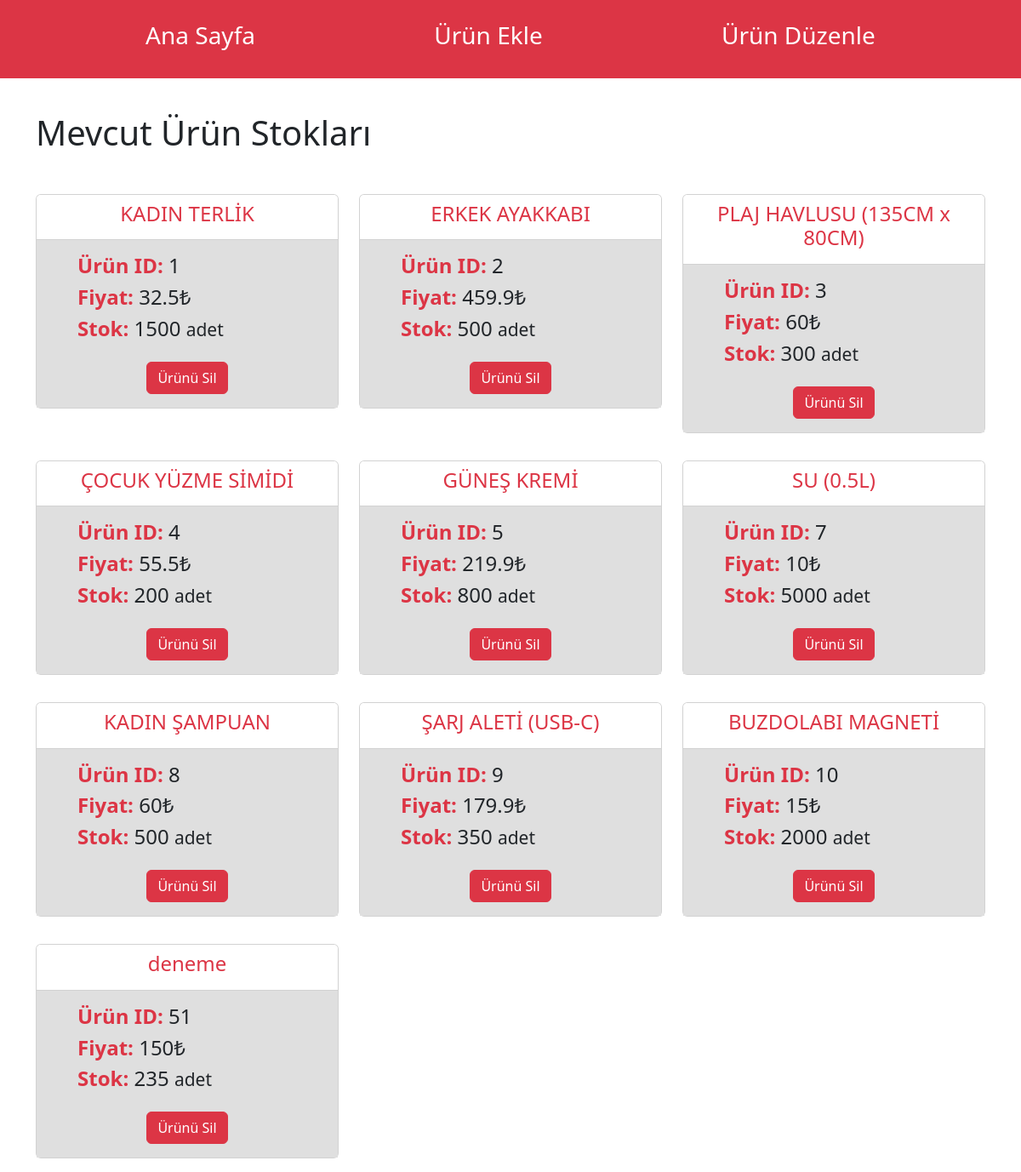
The page / on the database its author committed.
### tables this page shows
CREATE TABLE `products` (
  `id` int(11) NOT NULL,
  `product_name` varchar(150) NOT NULL,
  `product_price` float NOT NULL,
  `product_quantity` int(11) NOT NULL
);

### controllers/ProductsController.php (called while the page is built, shortened)
<?php
class ProductsController
{
    static public function listAll()
    {
        $ProductModel = new ProductModel();
        $data = $ProductModel->getAllProducts();
        return $data;
    }
}

### models/ProductsModel.php (called while the page is built, shortened)
<?php
class ProductModel
{
    public PDO $db;
    public function __construct()
    {
        try {
            $this->db = new PDO('mysql:host=' . HOST . ';dbname=' . DB_NAME, USERNAME, PASSWORD);
        } catch (PDOException $e) {
            echo $e->getMessage();
        }
    }
    public function getAllProducts()
    {
        $sql = "SELECT * FROM products";
        $query = $this->db->query($sql);
        return $query->fetchAll(PDO::FETCH_ASSOC);
    }
}

### index.php (the view, shortened to what this page needs)
<?php
require "controllers/ProductsController.php";
require "models/ProductsModel.php";
$data = ProductsController::listAll();
?>
<!DOCTYPE html>
<html lang="en">
<head>
    <link href="https://cdn.jsdelivr.net/npm/bootstrap@5.2.3/dist/css/bootstrap.min.css" rel="stylesheet"
>
    <link href="styles/main.css" rel="stylesheet">
</head>
<body>
    <?php require "partials/navbar.php" ?>
    <div class="container">
        <h1 class="py-4">Mevcut Ürün Stokları</h1>
        <div class="col-12">
            <div class="row">
                <?php foreach ($data as $product) { ?>
                    <div class="col-4 py-3">
                        <div class="card">
                            <div class="card-header bg-white">
                                <h4 class="text-center text-danger"><?= $product['product_name'] ?></h4>
                            </div>
                            <div class="card-body" id="cardBody">
                                <form onsubmit="return false">
                                    <ul>
                                        <li>
                                            <h4>
                                                <strong class="text-danger">Ürün ID:</strong>
                                                <?= $product['id'] ?>
                                            </h4>
                                        </li>
                                        <li>
                                            <h4>
                                                <strong class="text-danger">Fiyat:</strong>
                                                <?= $product['product_price'] ?>₺
                                            </h4>
                                        </li>
                                        <li>
                                            <h4>
                                                <strong class="text-danger">Stok:</strong>
                                                <?= $product['product_quantity'] ?>
                                                <small>adet</small>
                                            </h4>
                                        </li>
                                    </ul>
                                    <div class="d-flex justify-content-center mt-4">
                                        <button class="btn btn-danger" id="del-btn">
                                            <a href="index.php?del=<?= $product['id'] ?>" class="text-white">Ürünü Sil</a>
                                        </button>
                                    </div>
                                </form>
                            </div>
                        </div>
                    </div>
                <?php } ?>
            </div>
        </div>
    </div>
</body>
</html>

### partials/navbar.php
<div class="bg-danger">
    <div class="container">
        <ul class="d-flex justify-content-around p-4">
            <a href="index.php">
                <li class="navTab">
                    <h3>Ana Sayfa</h3>
                </li>
            </a>
            <a href="add_product.php">
                <li class="navTab">
                    <h3>Ürün Ekle</h3>
                </li>
            </a>
            <a href="edit_product.php">
                <li class="navTab">
                    <h3>Ürün Düzenle</h3>
                </li>
            </a>
        </ul>
    </div>
</div>

### styles/main.css (style rules this page uses)
li { list-style: none; }
.container > ul > a, #del-btn > a { text-decoration: none; }
.navTab { color: #fff; border: 1px solid transparent; }
#cardBody { background-color: #dfdfdf; transition: 0.2s; }

### rows shown on the page
products: product_name "KADIN TERLİK", id "1", product_price "32.5", product_quantity "1500"
products: product_name "ERKEK AYAKKABI", id "2", product_price "459.9", product_quantity "500"
products: product_name "PLAJ HAVLUSU (135CM x 80CM)", id "3", product_price "60", product_quantity "300"
products: product_name "ÇOCUK YÜZME SİMİDİ", id "4", product_price "55.5", product_quantity "200"
products: product_name "GÜNEŞ KREMİ", id "5", product_price "219.9", product_quantity "800"
products: product_name "SU (0.5L)", id "7", product_price "10", product_quantity "5000"
products: product_name "KADIN ŞAMPUAN", id "8", product_price "60", product_quantity "500"
products: product_name "ŞARJ ALETİ (USB-C)", id "9", product_price "179.9", product_quantity "350"
products: product_name "BUZDOLABI MAGNETİ", id "10", product_price "15", product_quantity "2000"
products: product_name "deneme", id "51", product_price "150", product_quantity "235"
